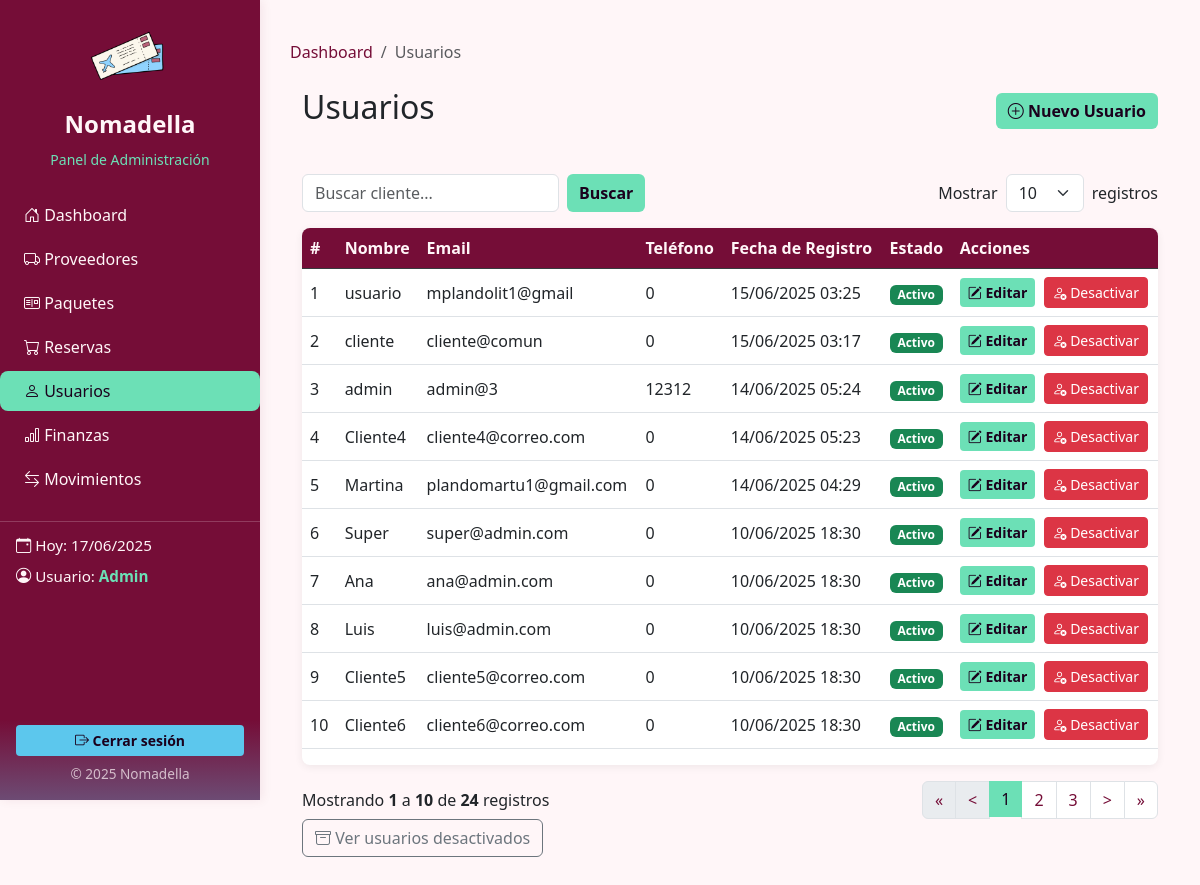
/dashboard/clientes.php (signed in), run on the app's committed database.
### tables this page shows
CREATE TABLE `usuarios` (
  `id_usuario` int(11) NOT NULL,
  `nombre` varchar(100) DEFAULT NULL,
  `apellido` varchar(100) DEFAULT NULL,
  `email` varchar(200) DEFAULT NULL,
  `contraseña` varchar(255) DEFAULT NULL,
  `telefono` int(30) NOT NULL,
  `fecha_registro` timestamp NOT NULL DEFAULT current_timestamp() ON UPDATE current_timestamp(),
  `rol` int(11) DEFAULT 4,
  `estado` varchar(20) DEFAULT 'activo'
);

### dashboard/clientes.php (the view, shortened to what this page needs)
<?php
$mysqli = new mysqli("localhost", "root", "", "nomadella");
$limit = isset($_GET['limit']) ? intval($_GET['limit']) : 10;
$page = isset($_GET['page']) ? intval($_GET['page']) : 1;
$search = isset($_GET['search']) ? $mysqli->real_escape_string($_GET['search']) : '';
$offset = ($page - 1) * $limit;
$where = "WHERE estado='activo'";
$totalQuery = $mysqli->query("SELECT COUNT(*) as total FROM usuarios $where");
$totalRows = $totalQuery->fetch_assoc()['total'];
$totalPages = ceil($totalRows / $limit);
$sql = "SELECT * FROM usuarios $where ORDER BY fecha_registro DESC LIMIT $limit OFFSET $offset";
$result = $mysqli->query($sql);
?>
<!DOCTYPE html>
<html lang="es">
<head>
    <link rel="stylesheet" href="https://cdn.jsdelivr.net/npm/bootstrap@5.3.2/dist/css/bootstrap.min.css">
    <link href="https://cdn.jsdelivr.net/npm/bootstrap@5.3.0/dist/css/bootstrap.min.css" rel="stylesheet">
    <link href="https://cdn.jsdelivr.net/npm/bootstrap-icons/font/bootstrap-icons.css" rel="stylesheet">
    <link rel="stylesheet" href="/nomadella/css/apartados.css">
</head>
<body>
    <?php include 'sidebar.php'; ?>
    <div class="main-content">
        <nav aria-label="breadcrumb">
            <ol class="breadcrumb">
                <li class="breadcrumb-item"><a href="dashboard.php">Dashboard</a></li>
                <li class="breadcrumb-item active" aria-current="page">Usuarios</li>
            </ol>
        </nav>
        <div class="container-fluid mt-4">
            <div class="row">
                <div class="col-12">
                    <div class="d-flex justify-content-between align-items-center mb-4">
                        <h2 class="mb-4">Usuarios</h2>
                        <button type="button" class="btn btn-primary mb-3" data-bs-toggle="modal" data-bs-target="#modalNuevoUsuario">
                            <i class="bi bi-plus-circle"></i> Nuevo Usuario
                        </button>
                    </div>
                    <div class="d-flex justify-content-between align-items-center mb-3">
                        <form class="d-flex" method="get" action="">
                            <input type="text" id="busqueda-cliente" name="search" class="form-control me-2" placeholder="Buscar cliente..." value="<?= htmlspecialchars($search) ?>">
                            <button class="btn btn-primary" type="submit">Buscar</button>
                        </form>
                        <form method="get" class="d-flex align-items-center">
                            <label class="me-2">Mostrar</label>
                            <select name="limit" class="form-select me-2" style="width: auto;" onchange="this.form.submit()">
                                <option <?= $limit == 10 ? 'selected' : '' ?>>10</option>
                            </select>
                            <span>registros</span>
                        </form>
                    </div>
                    <div class="table-responsive">
                        <table class="table table-hover align-middle">
                            <thead class="table-dark">
                                <tr>
                                    <th>#</th>
                                    <th>Nombre</th>
                                    <th>Email</th>
                                    <th>Teléfono</th>
                                    <th>Fecha de Registro</th>
                                    <th>Estado</th>
                                    <th>Acciones</th>
                                </tr>
                            </thead>
                            <tbody id="tabla-clientes">
                                <?php if ($result && $result->num_rows > 0): ?>
                                    <?php foreach ($result as $i => $row): ?>
                                        <tr>
                                            <td><?= $offset + $i + 1 ?></td>
                                            <td><?= htmlspecialchars($row['nombre']) ?></td>
                                            <td><?= htmlspecialchars($row['email']) ?></td>
                                            <td><?= htmlspecialchars($row['telefono']) ?></td>
                                            <td><?= date('d/m/Y H:i', strtotime($row['fecha_registro'])) ?></td>
                                            <td>
                                                <?php if (isset($row['estado']) && $row['estado'] === 'activo'): ?>
                                                    <span class="badge bg-success">Activo</span>
                                                <?php else: ?>
                                                    <span class="badge bg-secondary">Inactivo</span>
                                                <?php endif; ?>
                                            </td>
                                            <td>
                                                <a href="editar_usuario.php?id=<?= $row['id_usuario'] ?>" class="btn btn-sm btn-primary me-1">
                                                    <i class="bi bi-pencil-square"></i> Editar
                                                </a>
                                                <?php if ($row['estado']): ?>
                                                    <button type="button" class="btn btn-sm btn-danger btn-desactivar" data-id="<?= $row['id_usuario'] ?>" data-nombre="<?= htmlspecialchars($row['nombre']) ?>">
                                                        <i class="bi bi-person-x"></i> Desactivar
                                                    </button>
                                                <?php endif; ?>
                                            </td>
                                        </tr>
                                    <?php endforeach; ?>
                                <?php else: ?>
                                    <tr>
                                        <td colspan="7" class="text-center">No se encontraron usuarios.</td>
                                    </tr>
                                <?php endif; ?>
                            </tbody>
                        </table>
                    </div>
                    <div class="d-flex justify-content-between align-items-center mt-3">
                        <div>
                            Mostrando
                            <strong><?= $totalRows ? $offset + 1 : 0 ?></strong>
                            a
                            <strong><?= min($offset + $limit, $totalRows) ?></strong>
                            de
                            <strong><?= $totalRows ?></strong>
                            registros
                        </div>
                        <nav>
                            <ul class="pagination mb-0">
                                <li class="page-item <?= $page <= 1 ? 'disabled' : '' ?>">
                                    <a class="page-link" href="?search=<?= urlencode($search) ?>&limit=<?= $limit ?>&page=1">&laquo;</a>
                                </li>
                                <li class="page-item <?= $page <= 1 ? 'disabled' : '' ?>">
                                    <a class="page-link" href="?search=<?= urlencode($search) ?>&limit=<?= $limit ?>&page=<?= $page - 1 ?>">&lt;</a>
                                </li>
                                <?php
                                $start = max(1, $page - 2);
                                $end = min($totalPages, $page + 2);
                                for ($i = $start; $i <= $end; $i++): ?>
                                    <li class="page-item <?= $i == $page ? 'active' : '' ?>">
                                        <a class="page-link" href="?search=<?= urlencode($search) ?>&limit=<?= $limit ?>&page=<?= $i ?>"><?= $i ?></a>
                                    </li>
                                <?php endfor; ?>
                                <li class="page-item <?= $page >= $totalPages ? 'disabled' : '' ?>">
                                    <a class="page-link" href="?search=<?= urlencode($search) ?>&limit=<?= $limit ?>&page=<?= $page + 1 ?>">&gt;</a>
                                </li>
                                <li class="page-item <?= $page >= $totalPages ? 'disabled' : '' ?>">
                                    <a class="page-link" href="?search=<?= urlencode($search) ?>&limit=<?= $limit ?>&page=<?= $totalPages ?>">&raquo;</a>
                                </li>
                            </ul>
                        </nav>
                    </div>
                    <a href="usuarios_desactivados.php" class="btn btn-outline-secondary mb-3">
                        <i class="bi bi-archive"></i> Ver usuarios desactivados
                    </a>
                </div>
            </div>
        </div>
    </div>
</body>
</html>

### css/apartados.css (style rules this page uses)
body { background-color: #FFF6F8; font-family: 'Segoe UI', sans-serif; }
.main-content { margin-left: 260px; padding: 40px 30px 30px 30px; min-height: 100vh; }
.breadcrumb-item a { text-decoration: none; color: #750D37; }
.table-responsive { background: #fff; border-radius: 8px; box-shadow: 0 2px 8px #0001; }
.table thead.table-dark th { background: #750D37 !important; color: #FFF6F8 !important; }
.btn-primary { background: #6CE0B6 !important; border: none; color: #1A001C !important; font-weight: bold; }
.form-select, .form-control { border-radius: 6px; }
.pagination .page-link { color: #750D37; }
.pagination .page-item.active .page-link { background: #6CE0B6; color: #1A001C; border: none; }

### data on the page
usuarios: i "1", nombre "usuario", email "mplandolit1@gmail", telefono "0", fecha_registro "15/06/2025 03:25", estado "Activo"
usuarios: i "2", nombre "cliente", email "cliente@comun", telefono "0", fecha_registro "15/06/2025 03:17", estado "Activo"
usuarios: i "3", nombre "admin", email "admin@3", telefono "12312", fecha_registro "14/06/2025 05:24", estado "Activo"
usuarios: i "4", nombre "Cliente4", email "cliente4@correo.com", telefono "0", fecha_registro "14/06/2025 05:23", estado "Activo"
usuarios: i "5", nombre "Martina", email "plandomartu1@gmail.com", telefono "0", fecha_registro "14/06/2025 04:29", estado "Activo"
usuarios: i "6", nombre "Super", email "super@admin.com", telefono "0", fecha_registro "10/06/2025 18:30", estado "Activo"
usuarios: i "7", nombre "Ana", email "ana@admin.com", telefono "0", fecha_registro "10/06/2025 18:30", estado "Activo"
usuarios: i "8", nombre "Luis", email "luis@admin.com", telefono "0", fecha_registro "10/06/2025 18:30", estado "Activo"
usuarios: i "9", nombre "Cliente5", email "cliente5@correo.com", telefono "0", fecha_registro "10/06/2025 18:30", estado "Activo"
usuarios: i "10", nombre "Cliente6", email "cliente6@correo.com", telefono "0", fecha_registro "10/06/2025 18:30", estado "Activo"

### other printed values
$offset + 1 "1"
min($offset + $limit, $totalRows) "10"
$totalRows "24"
